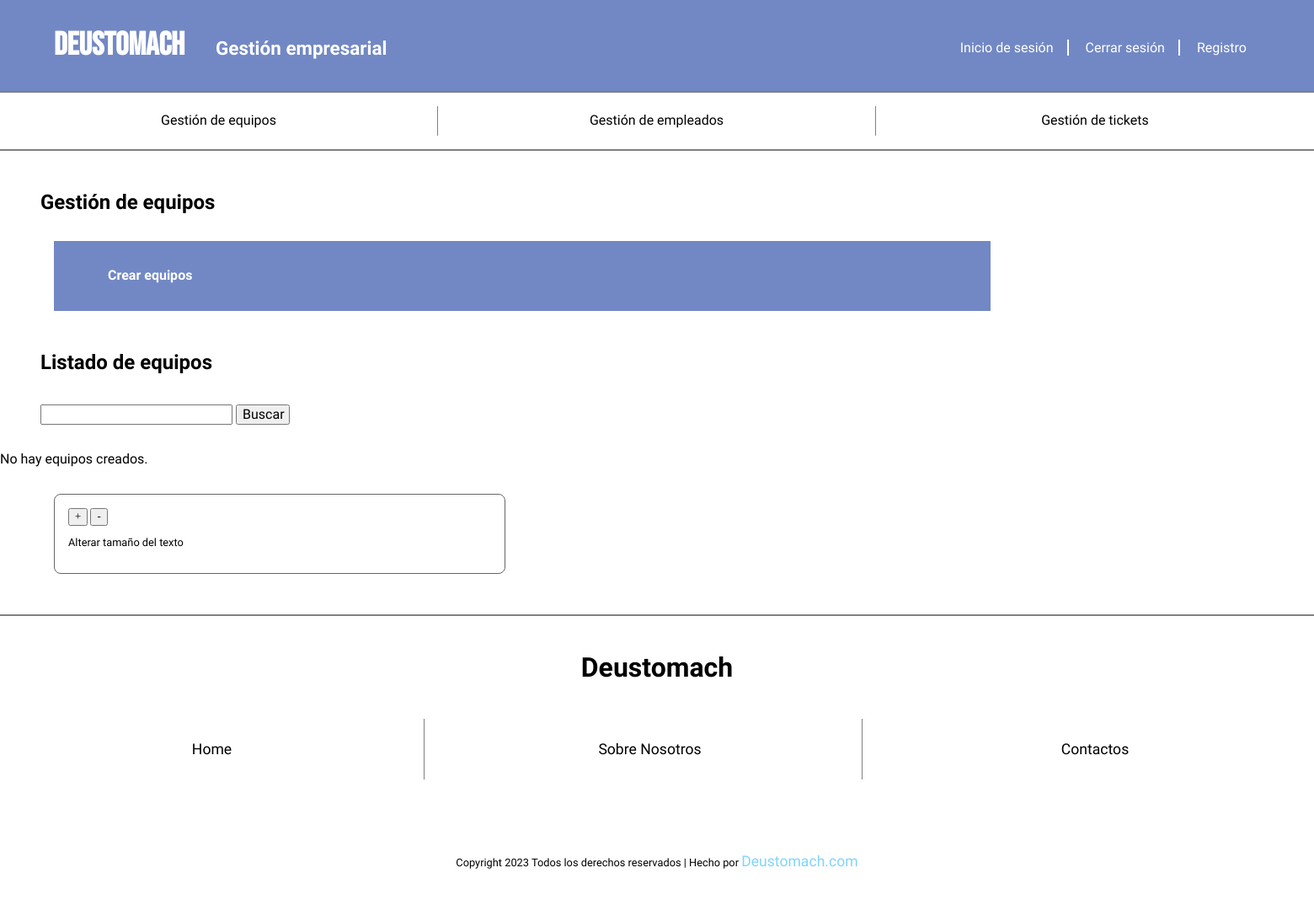
Page /appDeustomachGestion/equipos-menu on the earlier database version.
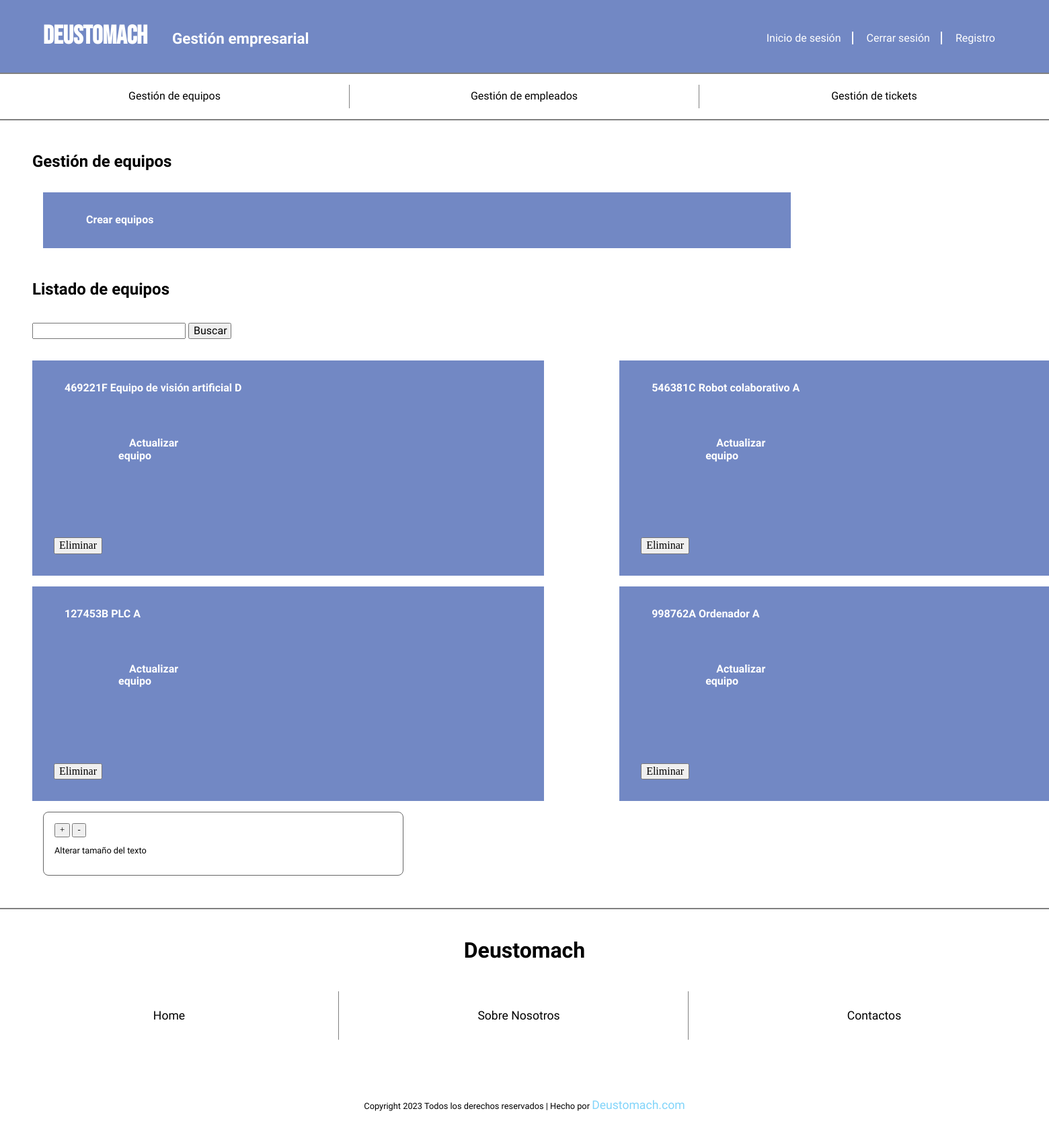
Same page on the later database version.
### appDeustomachGestion/models.py (models this page shows, shortened)
class Equipo(models.Model):
    PLANTA_CHOICES = [
        ('baja', 'Baja'),
        ('1', 'Planta 1'),
        ('2', 'Planta 2'),
        ('3', 'Planta 3'),
    ]
    numero_serie = models.CharField(max_length=50, unique=True)
    modelo = models.CharField(max_length=100)
    marca = models.CharField(max_length=100)
    tipo_equipo = models.CharField(max_length=100)
    fecha_adquisicion = models.DateField()
    fecha_puesta_marcha = models.DateField()
    informacion_proveedor = models.ForeignKey(Proveedor, on_delete=models.CASCADE)
    planta = models.CharField(max_length=100, choices=PLANTA_CHOICES, default='baja')
    created = models.DateTimeField(auto_now_add=True, null=True, blank=True)
    updated = models.DateTimeField(auto_now=True, null=True, blank=True)
    class Meta:
        verbose_name_plural = "equipos"
        verbose_name = "equipo"
        ordering = ["-created"]

### appDeustomachGestion/views.py (the view)
# urls.py: path('equipos-menu', listar_equipos, name='equipos'),
def listar_equipos(request):
    busqueda = request.POST.get("buscar")
    equipos = Equipo.objects.all()
    if busqueda:
        equipos = Equipo.objects.filter(
            Q(numero_serie__icontains=busqueda) |
            Q(modelo__icontains=busqueda)
        ).distinct()
    return render(request, "appDeustomachGestionEquipos/equipos_menu.html", {"equipos": equipos})

### templates/appDeustomachGestionEquipos/equipos_menu.html (shortened to what this page needs)
{% extends 'base.html' %}
{% block contenido %}
    <main class="equipos-menu">
        <link rel="stylesheet" href="../../static/css/style.css">
        <h2>Gestión de equipos</h2>
        <section class="gestion-tickets">
            <div class="box-equipos-create">
                <a href="{% url 'equipos_create' %}">Crear equipos</a>
            </div>
            <h2>Listado de equipos</h2>
            <div class="box-busqueda">
                <form  METHOD="POST">
                    <div class="busqueda">
                        <input type="text" name="buscar" value="{{ request.POST.buscar }}" >
                        <button type="submit"> Buscar
                        </button>
                    </div>
                </form>
            </div>
            <div class="equipos-grid">
                {% if equipos %}
                    {% for equipo in equipos %}
                        <div class="box-equipos-item">
                            <a href="{% url 'equipos_show' equipo.id %}">
                                {{ equipo.numero_serie }} {{ equipo.modelo }}
                            </a>
                            <div class="box-tickets-update">
                                <a href="{% url 'equipos_update' pk=equipo.pk %}">Actualizar equipo</a>
                            </div>
                            <div class="equipo">
                                <form method="post" action="{% url 'equipos_delete' pk=equipo.pk %}" style="display:inline;">
                                    <button type="submit" onclick="return confirm('¿Estás seguro de que deseas eliminar este equipo?');">Eliminar</button>
                                </form>
                            </div>
                        </div>
                    {% endfor %}
                {% else %}
                    <p>No hay equipos creados.</p>
                {% endif %}
            </div>
        </section>
    </main>
{% endblock %}

Differences in the rows shown:
added Equipo: numero_serie "469221F", modelo "Equipo de visión artificial D"
added Equipo: numero_serie "546381C", modelo "Robot colaborativo A"
added Equipo: numero_serie "127453B", modelo "PLC A"
added Equipo: numero_serie "998762A", modelo "Ordenador A"
Other differences:
text no longer shown: "No hay equipos creados."
